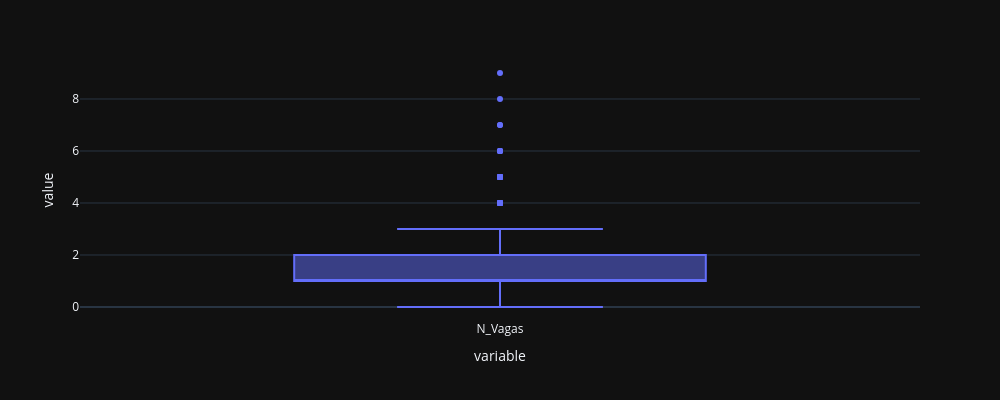

Notebook code cell kept with this figure:
### Markdown cell above
### N_Vagas

### Code cell
fig = px.box(
    df['N_Vagas'],
    height = 400,
    width = 1000
)

fig.show()

### Figure 1 — Plotly figure (JSON) as saved in the notebook; plotly's stock layout.template omitted (floating-point values rounded to 4 significant figures; data arrays with more than 128 entries replaced by an {"elided": "..."} marker saying what was removed)
{"data": [{"alignmentgroup": "True", "hovertemplate": "variable=%{x}<br>value=%{y}<extra></extra>", "legendgroup": "", "marker": {"color": "#636efa"}, "name": "", "notched": false, "offsetgroup": "", "orientation": "v", "showlegend": false, "x": {"elided": "7197 str values"}, "x0": " ", "xaxis": "x", "y": {"elided": "7197 int values"}, "y0": " ", "yaxis": "y", "type": "box"}], "layout": {"xaxis": {"anchor": "y", "domain": [0.0, 1.0], "title": {"text": "variable"}}, "yaxis": {"anchor": "x", "domain": [0.0, 1.0], "title": {"text": "value"}}, "legend": {"tracegroupgap": 0}, "margin": {"t": 60}, "boxmode": "group", "height": 400, "width": 1000}}
